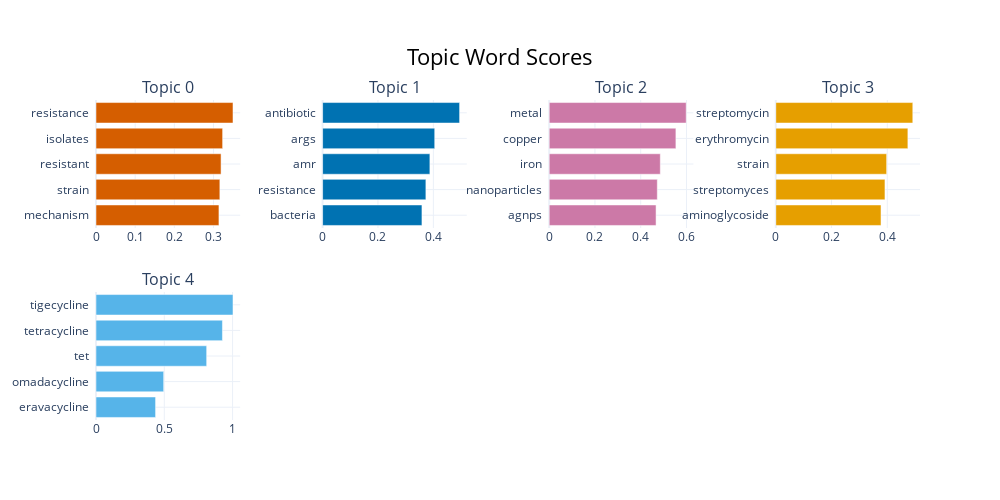

Notebook code cell kept with this figure:
### Code cell
from bertopic.vectorizers import ClassTfidfTransformer
umap_model = UMAP(n_neighbors=15, 
                  n_components=5, 
                  min_dist=0.0, 
                  metric='cosine', 
                  random_state=100)
ctfidf_model = ClassTfidfTransformer(reduce_frequent_words=True)
topic_model = BERTopic(ctfidf_model=ctfidf_model)
topic_model = BERTopic(nr_topics=5, umap_model=umap_model,ctfidf_model=ctfidf_model, hdbscan_model=cluster_model,language="english", calculate_probabilities=True,top_n_words=30, embedding_model=model)
# Run BERTopic model
topics, probabilities = topic_model.fit_transform(review_lemmatized)
topic_model.get_topic_info()
topic_model.visualize_barchart(top_n_topics=12)

### Figure 1 — Plotly figure (JSON) as saved in the notebook; plotly's stock layout.template omitted (floating-point values rounded to 4 significant figures)
{"data": [{"marker": {"color": "#D55E00"}, "orientation": "h", "type": "bar", "x": [0.3138, 0.3161, 0.3192, 0.3232, 0.3497], "xaxis": "x", "y": ["mechanism  ", "strain  ", "resistant  ", "isolates  ", "resistance  "], "yaxis": "y"}, {"marker": {"color": "#0072B2"}, "orientation": "h", "type": "bar", "x": [0.3587, 0.373, 0.3874, 0.4049, 0.4947], "xaxis": "x2", "y": ["bacteria  ", "resistance  ", "amr  ", "args  ", "antibiotic  "], "yaxis": "y2"}, {"marker": {"color": "#CC79A7"}, "orientation": "h", "type": "bar", "x": [0.467, 0.4724, 0.4855, 0.5537, 0.5987], "xaxis": "x3", "y": ["agnps  ", "nanoparticles  ", "iron  ", "copper  ", "metal  "], "yaxis": "y3"}, {"marker": {"color": "#E69F00"}, "orientation": "h", "type": "bar", "x": [0.3775, 0.3917, 0.3977, 0.4739, 0.4915], "xaxis": "x4", "y": ["aminoglycoside  ", "streptomyces  ", "strain  ", "erythromycin  ", "streptomycin  "], "yaxis": "y4"}, {"marker": {"color": "#56B4E9"}, "orientation": "h", "type": "bar", "x": [0.4362, 0.4955, 0.8102, 0.9257, 1.003], "xaxis": "x5", "y": ["eravacycline  ", "omadacycline  ", "tet  ", "tetracycline  ", "tigecycline  "], "yaxis": "y5"}], "layout": {"annotations": [{"font": {"size": 16}, "showarrow": false, "text": "Topic 0", "x": 0.0875, "xanchor": "center", "xref": "paper", "y": 1, "yanchor": "bottom", "yref": "paper"}, {"font": {"size": 16}, "showarrow": false, "text": "Topic 1", "x": 0.3625, "xanchor": "center", "xref": "paper", "y": 1, "yanchor": "bottom", "yref": "paper"}, {"font": {"size": 16}, "showarrow": false, "text": "Topic 2", "x": 0.6375, "xanchor": "center", "xref": "paper", "y": 1, "yanchor": "bottom", "yref": "paper"}, {"font": {"size": 16}, "showarrow": false, "text": "Topic 3", "x": 0.9125, "xanchor": "center", "xref": "paper", "y": 1, "yanchor": "bottom", "yref": "paper"}, {"font": {"size": 16}, "showarrow": false, "text": "Topic 4", "x": 0.0875, "xanchor": "center", "xref": "paper", "y": 0.4, "yanchor": "bottom", "yref": "paper"}], "height": 500, "hoverlabel": {"bgcolor": "white", "font": {"family": "Rockwell", "size": 16}}, "showlegend": false, "title": {"font": {"color": "Black", "size": 22}, "text": "Topic Word Scores", "x": 0.5, "xanchor": "center", "yanchor": "top"}, "width": 1000, "xaxis": {"anchor": "y", "domain": [0, 0.175], "showgrid": true}, "xaxis2": {"anchor": "y2", "domain": [0.275, 0.45], "showgrid": true}, "xaxis3": {"anchor": "y3", "domain": [0.55, 0.725], "showgrid": true}, "xaxis4": {"anchor": "y4", "domain": [0.825, 1], "showgrid": true}, "xaxis5": {"anchor": "y5", "domain": [0, 0.175], "showgrid": true}, "xaxis6": {"anchor": "y6", "domain": [0.275, 0.45], "showgrid": true}, "xaxis7": {"anchor": "y7", "domain": [0.55, 0.725], "showgrid": true}, "xaxis8": {"anchor": "y8", "domain": [0.825, 1], "showgrid": true}, "yaxis": {"anchor": "x", "domain": [0.6, 1], "showgrid": true}, "yaxis2": {"anchor": "x2", "domain": [0.6, 1], "showgrid": true}, "yaxis3": {"anchor": "x3", "domain": [0.6, 1], "showgrid": true}, "yaxis4": {"anchor": "x4", "domain": [0.6, 1], "showgrid": true}, "yaxis5": {"anchor": "x5", "domain": [0, 0.4], "showgrid": true}, "yaxis6": {"anchor": "x6", "domain": [0, 0.4], "showgrid": true}, "yaxis7": {"anchor": "x7", "domain": [0, 0.4], "showgrid": true}, "yaxis8": {"anchor": "x8", "domain": [0, 0.4], "showgrid": true}}}
